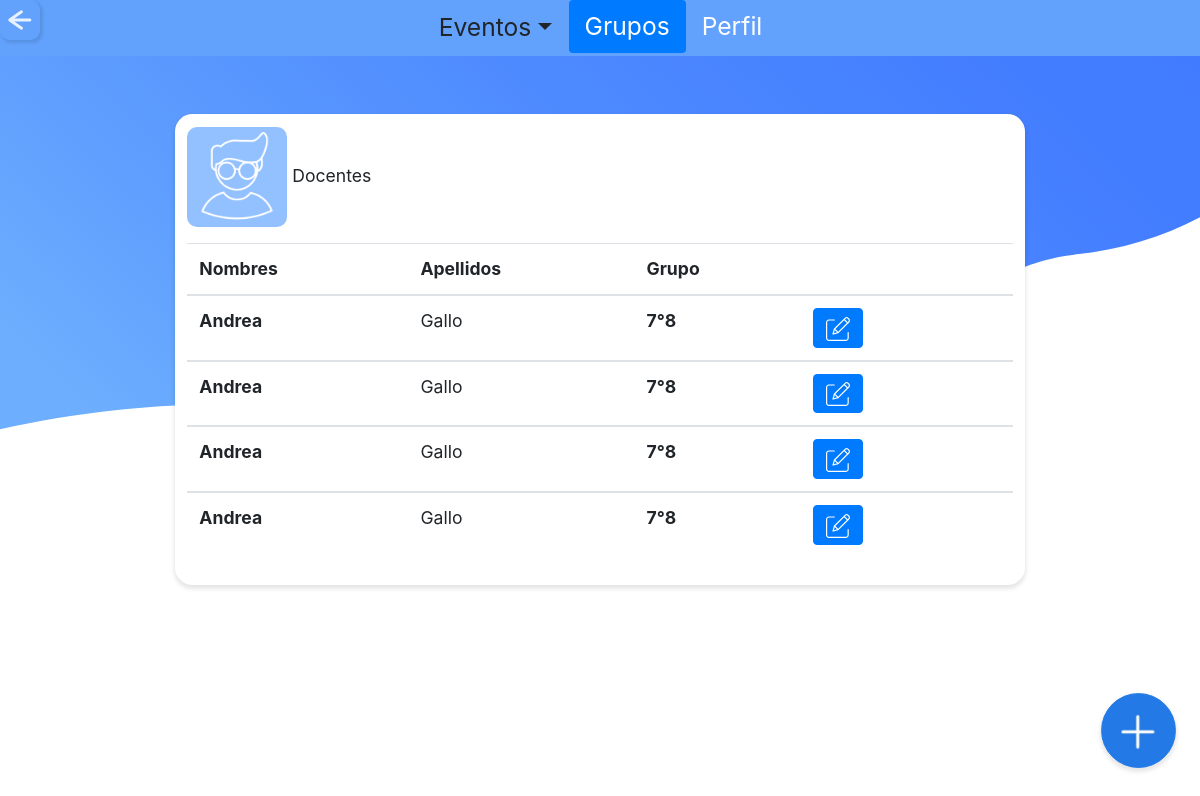
Page /admin/docentes.php (signed in) on the committed database.
### tables this page shows
CREATE TABLE `tbl_docente` (
  `id_docente` varchar(10) NOT NULL,
  `nombre_doc` varchar(30) NOT NULL,
  `apellido_doc` varchar(30) NOT NULL,
  `correo_doc` varchar(60) NOT NULL,
  `contrasena_doc` varchar(20) NOT NULL,
  `codigo_g` varchar(10) NOT NULL
);

CREATE TABLE `tbl_grupo` (
  `codigo_g` varchar(10) NOT NULL,
  `grado_g` int(11) NOT NULL,
  `grupo_g` varchar(3) NOT NULL,
  `id_jornada` varchar(3) NOT NULL
);

### admin/docentes.php (the view, shortened to what this page needs)
<?php
  include "../php/conexion.php";
  include "../php/variables.php";
?>
<!doctype html>
<html>
  <head>
  <?php
    $title="Administrador | SchoolTime";
    echo Links($title);
    ?>
  </head>
  <body>
    <?php
    $titulo="grupos";
    echo Eventos($titulo); ?>
<br>
<br>
<br>
<br>
<div class="center-90">
<div class="titulo_perfil default">
  <div class="medio">
  <div class="row no-gutters">
  <div class="col-md-3">
  <img class="tipo-evento" src="../iconos/docente3.png">
  Docentes
  </div>
  <div class="col-md-9">
  </div>
  </div>
    <div class="table-responsive">
    <table class="table margin-top-1">
    <thead>
    <tr>
      <th scope="col">Nombres</th>
      <th>Apellidos</th>
      <th>Grupo</th>
      <th></th>
      <th></th>
    </tr>
  </thead>
  <?php
	$queryDoc="SELECT * FROM tbl_docente ORDER BY nombre_doc";
	$resultadoDoc=$conexion->query($queryDoc);
	while ($rowDoc=$resultadoDoc->fetch_assoc()){
  ?>
  <tbody>
    <tr>
    <th scope="col"> <?php echo $rowDoc['nombre_doc']?> </th>
     <td> <?php echo $rowDoc['apellido_doc']?> </td>
     <?php
     $codigo = $rowDoc['codigo_g'];
     $query="SELECT * FROM tbl_grupo WHERE codigo_g='$codigo'";
     $resultadoG=$conexion->query($query);
     $rowG=$resultadoG->fetch_assoc();
     ?>
     <th><?php if($rowG['grado_g']!=null){
      echo $rowG['grado_g'];?>°<?php echo $rowG['grupo_g'];
      }?></th>
     <td>
      <a  href="actualizar_doc.php?id=<?php echo $rowDoc['id_docente']?>" style="color: white; text-decoration: none; ">
     <button type="button" class="btn btn-primary btn-icon-2">
      <img class="icon" src="../svg/edit.svg"></button></a>
     </td>
    </tr>
    <?php
}
?>
  </tbody>
</table>
</div>
  </div>
</div>
</div>
<center>
  <div class="form-check form-check-inline">
  <input class="btn_ok large" type="button" onclick="window.location.href = '<?php echo $n_docente?>';" value="Nuevo Docente">
  </div>
  </center>
  </body>
</html>

### css/style.css (style rules this page uses)
* { padding: 0; margin: 0; }
body { background: url(../svg/back_one.svg) no-repeat center center fixed; background-size: cover; font-size: 110%; }
.center-90 { margin: 0 auto; max-width: 90%; padding: 0.5em; border: 0px solid #CCC; border-radius: 1em; background-color: transparent; }
.icon { width:100%; }
.btn-icon-2 { max-width:50px; }
.btn_ok { position: fixed; bottom: 0; right: 1.5rem; display: inline-block; font-weight: 400; color: transparent; -webkit-user-select: none; -moz-user-select: none; -ms-user-select: none; user-select: none; width: 75px; height: 75px; box-shadow: 0px 3px 4px 1px rgba(0, 0, 0, 0.1); background-color: c; background: url(../iconos/nuevo_env.png) no-repeat center center; background-size: 100%; border: 1px solid #2379E6; padding: 0.375rem 0.75rem; margin-bottom: 2rem; line-height: 1.5; border-radius: 3rem; margin-left: -1.5rem; transition: width .7s; }
input { background-color: white; width: 80px; height: 80px; border-radius: 10px; border-color: transparent; color: transparent; box-shadow: 2px 2px 3px 1px rgba(0, 0, 0, 0.1); }
.large { font-size: 140%; }
.tipo-evento { background-color: white; width: 100px; height: 100px; border-radius: 10px; border-color: #F2F2F2; color: transparent; }
.medio { margin: 0 auto; max-width: 80%; padding: 0.7em; border: 0px solid #CCC; box-shadow: 0px 3px 4px 1px rgba(0, 0, 0, 0.1); border-radius: 1em; background-color: white; margin-bottom: 0.6rem; text-decoration: none; }
.margin-top-1 { margin-top: 1rem; }

### rows in the picture
tbl_docente: nombre_doc "Andrea", apellido_doc "Gallo", codigo_g.grado_g "7", codigo_g.grupo_g "8"
tbl_docente: nombre_doc "Andrea", apellido_doc "Gallo", codigo_g.grado_g "7", codigo_g.grupo_g "8"
tbl_docente: nombre_doc "Andrea", apellido_doc "Gallo", codigo_g.grado_g "7", codigo_g.grupo_g "8"
tbl_docente: nombre_doc "Andrea", apellido_doc "Gallo", codigo_g.grado_g "7", codigo_g.grupo_g "8"
